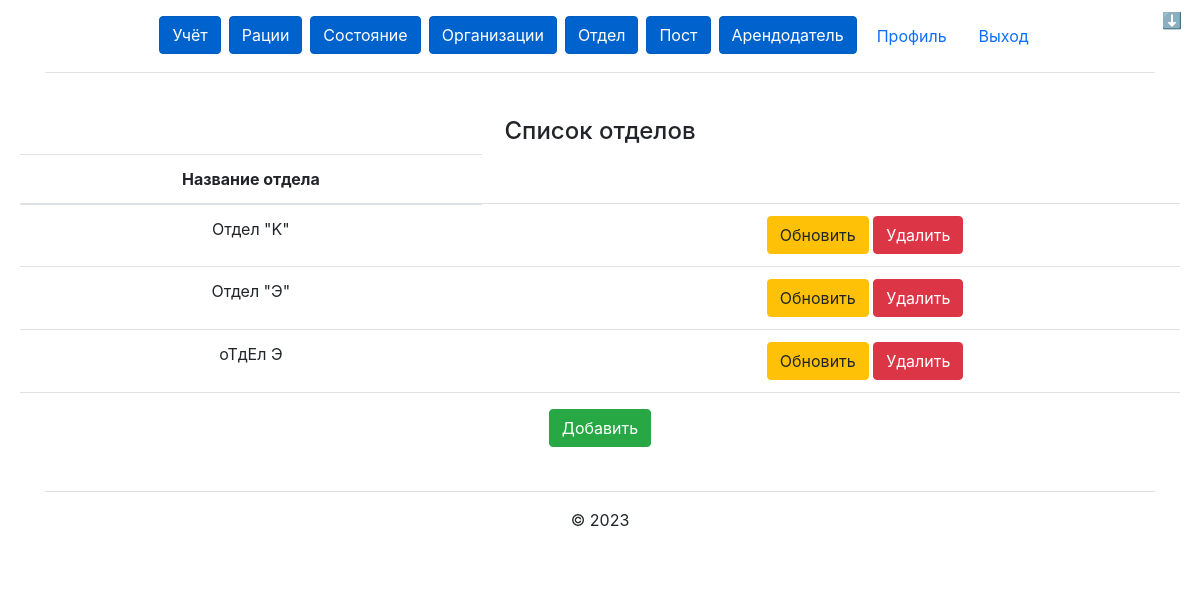
The app's page /department/ (signed in) with its own data.
### department/models.py (models this page shows, shortened)
class Department(models.Model):
    id = models.AutoField(primary_key=True)
    name = models.CharField('Название отдела', max_length=1000)
    class Meta:
        verbose_name = 'Отдел'
        verbose_name_plural = 'Отделы'

### department/views.py (the view)
# urls.py: path('', views.department_list, name='department_list'),
@login_required
def department_list(request):
    departments = Department.objects.all()
    return render(request, "department/list.html", {'departments': departments})

### department/templates/department/list.html
{% extends "main/base.html" %}
{% block content %}
<div class="card-body">
    <h4>Список отделов</h4>
    <table class="table">
        <thead>
            <tr>
                <th scope="col">Название отдела</th>
            </tr>
        </thead>
        <tbody>
            {% for department in departments %}
            <tr>
                <td>{{ department.name }}</td>
                <td>{{ department.address }}</td>
                <td><a type="button" class="btn btn-warning" href="update/{{ department.id }}">Обновить</a>
                    <a type="button" class="btn btn-danger" href="delete/{{ department.id }}">Удалить</a>
                </td>
            </tr>
            {% endfor %}
        </tbody>
    </table>
    <a type="button" class="btn btn-success" href="create">Добавить</a>
</div>
{% endblock %}

### main/static/main/css/main.css (style rules this page uses)
* { margin: 0; padding: 0; }
main .card-body { margin-top: 20px; text-align: center; }

### records on screen
Department: name "Отдел \"K\""
Department: name "Отдел \"Э\""
Department: name "оТдЕл Э"
